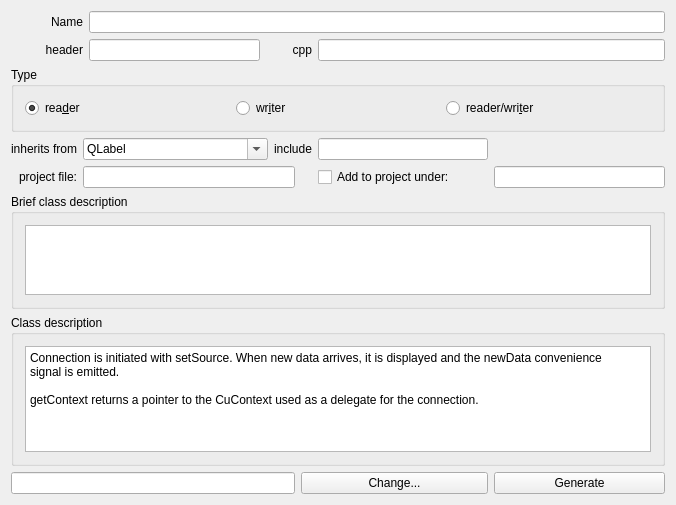
<?xml version="1.0" encoding="UTF-8"?>
<ui version="4.0">
 <class>Widget</class>
 <widget class="QWidget" name="Widget">
  <property name="geometry">
   <rect>
    <x>0</x>
    <y>0</y>
    <width>676</width>
    <height>505</height>
   </rect>
  </property>
  <property name="windowTitle">
   <string>New cumbia control object</string>
  </property>
  <layout class="QGridLayout" name="gridLayout">
   <item row="0" column="0" colspan="2">
    <widget class="QLabel" name="label">
     <property name="text">
      <string>Name</string>
     </property>
     <property name="alignment">
      <set>Qt::AlignRight|Qt::AlignTrailing|Qt::AlignVCenter</set>
     </property>
    </widget>
   </item>
   <item row="0" column="2" colspan="7">
    <widget class="QLineEdit" name="leName"/>
   </item>
   <item row="1" column="0" colspan="2">
    <widget class="QLabel" name="label_2">
     <property name="text">
      <string>header</string>
     </property>
     <property name="alignment">
      <set>Qt::AlignRight|Qt::AlignTrailing|Qt::AlignVCenter</set>
     </property>
    </widget>
   </item>
   <item row="1" column="2">
    <widget class="QLineEdit" name="leH">
     <property name="type" stdset="0">
      <string>header</string>
     </property>
     <property name="ext" stdset="0">
      <string>.h</string>
     </property>
    </widget>
   </item>
   <item row="1" column="3" colspan="4">
    <widget class="QLabel" name="label_3">
     <property name="text">
      <string>cpp</string>
     </property>
     <property name="alignment">
      <set>Qt::AlignRight|Qt::AlignTrailing|Qt::AlignVCenter</set>
     </property>
    </widget>
   </item>
   <item row="1" column="7" colspan="2">
    <widget class="QLineEdit" name="leCpp">
     <property name="type" stdset="0">
      <string>cpp</string>
     </property>
     <property name="ext" stdset="0">
      <string>.cpp</string>
     </property>
    </widget>
   </item>
   <item row="2" column="0" colspan="9">
    <widget class="QGroupBox" name="gbType">
     <property name="title">
      <string>Type</string>
     </property>
     <layout class="QHBoxLayout" name="horizontalLayout">
      <item>
       <widget class="QRadioButton" name="rbReader">
        <property name="text">
         <string>rea&amp;der</string>
        </property>
        <property name="checked">
         <bool>true</bool>
        </property>
        <property name="type" stdset="0">
         <string>r</string>
        </property>
       </widget>
      </item>
      <item>
       <widget class="QRadioButton" name="rbWriter">
        <property name="text">
         <string>wr&amp;iter</string>
        </property>
        <property name="type" stdset="0">
         <string>w</string>
        </property>
       </widget>
      </item>
      <item>
       <widget class="QRadioButton" name="rbReaderWriter">
        <property name="text">
         <string>reader/wri&amp;ter</string>
        </property>
        <property name="type" stdset="0">
         <string>rw</string>
        </property>
       </widget>
      </item>
     </layout>
    </widget>
   </item>
   <item row="3" column="0">
    <widget class="QLabel" name="label_4">
     <property name="text">
      <string>inherits from</string>
     </property>
     <property name="alignment">
      <set>Qt::AlignRight|Qt::AlignTrailing|Qt::AlignVCenter</set>
     </property>
    </widget>
   </item>
   <item row="3" column="1" colspan="3">
    <widget class="QComboBox" name="cbParent">
     <property name="editable">
      <bool>true</bool>
     </property>
     <item>
      <property name="text">
       <string>QLabel</string>
      </property>
     </item>
     <item>
      <property name="text">
       <string>QWidget</string>
      </property>
     </item>
     <item>
      <property name="text">
       <string>QComboBox</string>
      </property>
     </item>
     <item>
      <property name="text">
       <string>QLineEdit</string>
      </property>
     </item>
     <item>
      <property name="text">
       <string>QSpinBox</string>
      </property>
     </item>
     <item>
      <property name="text">
       <string>QDoubleSpinBox</string>
      </property>
     </item>
     <item>
      <property name="text">
       <string>QCheckBox</string>
      </property>
     </item>
     <item>
      <property name="text">
       <string>QTimeEdit</string>
      </property>
     </item>
     <item>
      <property name="text">
       <string>QDateEdit</string>
      </property>
     </item>
     <item>
      <property name="text">
       <string>QDateTimeEdit</string>
      </property>
     </item>
     <item>
      <property name="text">
       <string>QTextEdit</string>
      </property>
     </item>
     <item>
      <property name="text">
       <string>QPlainTextEdit</string>
      </property>
     </item>
     <item>
      <property name="text">
       <string>QTextBrowser</string>
      </property>
     </item>
     <item>
      <property name="text">
       <string>QDial</string>
      </property>
     </item>
     <item>
      <property name="text">
       <string>QwtPlot</string>
      </property>
     </item>
     <item>
      <property name="text">
       <string>QuTrendPlot</string>
      </property>
     </item>
     <item>
      <property name="text">
       <string>QuSpectrumPlot</string>
      </property>
     </item>
     <item>
      <property name="text">
       <string>QSlider</string>
      </property>
     </item>
     <item>
      <property name="text">
       <string>QProgressBar</string>
      </property>
     </item>
     <item>
      <property name="text">
       <string>QObject</string>
      </property>
     </item>
    </widget>
   </item>
   <item row="3" column="4" colspan="3">
    <widget class="QLabel" name="label_5">
     <property name="text">
      <string>include</string>
     </property>
     <property name="alignment">
      <set>Qt::AlignRight|Qt::AlignTrailing|Qt::AlignVCenter</set>
     </property>
    </widget>
   </item>
   <item row="4" column="0">
    <widget class="QLabel" name="label_6">
     <property name="text">
      <string>project file:</string>
     </property>
     <property name="alignment">
      <set>Qt::AlignRight|Qt::AlignTrailing|Qt::AlignVCenter</set>
     </property>
    </widget>
   </item>
   <item row="7" column="0" colspan="6">
    <widget class="QLineEdit" name="leOutDir"/>
   </item>
   <item row="7" column="6" colspan="2">
    <widget class="QPushButton" name="pbChangeOutDir">
     <property name="text">
      <string>Change...</string>
     </property>
    </widget>
   </item>
   <item row="7" column="8">
    <widget class="QPushButton" name="pbGen">
     <property name="text">
      <string>Generate</string>
     </property>
    </widget>
   </item>
   <item row="4" column="8">
    <widget class="QLineEdit" name="leProUnder">
     <property name="text">
      <string/>
     </property>
    </widget>
   </item>
   <item row="4" column="7">
    <widget class="QCheckBox" name="cbAddToPro">
     <property name="text">
      <string>Add to project under:</string>
     </property>
    </widget>
   </item>
   <item row="3" column="7">
    <widget class="QLineEdit" name="leInclude"/>
   </item>
   <item row="4" column="1" colspan="5">
    <widget class="QLineEdit" name="leProFile"/>
   </item>
   <item row="5" column="0" colspan="9">
    <widget class="QGroupBox" name="groupBox">
     <property name="sizePolicy">
      <sizepolicy hsizetype="Preferred" vsizetype="Preferred">
       <horstretch>0</horstretch>
       <verstretch>1</verstretch>
      </sizepolicy>
     </property>
     <property name="title">
      <string>Brief class description</string>
     </property>
     <layout class="QVBoxLayout" name="verticalLayout">
      <item>
       <widget class="QPlainTextEdit" name="pteBrief"/>
      </item>
     </layout>
    </widget>
   </item>
   <item row="6" column="0" colspan="9">
    <widget class="QGroupBox" name="groupBox_2">
     <property name="sizePolicy">
      <sizepolicy hsizetype="Preferred" vsizetype="Preferred">
       <horstretch>0</horstretch>
       <verstretch>2</verstretch>
      </sizepolicy>
     </property>
     <property name="title">
      <string>Class description</string>
     </property>
     <layout class="QVBoxLayout" name="verticalLayout_2">
      <item>
       <widget class="QPlainTextEdit" name="pteDesc">
        <property name="plainText">
         <string>Connection is initiated with setSource. When new data arrives, it is displayed and the newData convenience
signal is emitted.

getContext returns a pointer to the CuContext used as a delegate for the connection.</string>
        </property>
       </widget>
      </item>
     </layout>
    </widget>
   </item>
  </layout>
 </widget>
 <layoutdefault spacing="6" margin="11"/>
 <resources/>
 <connections/>
</ui>
